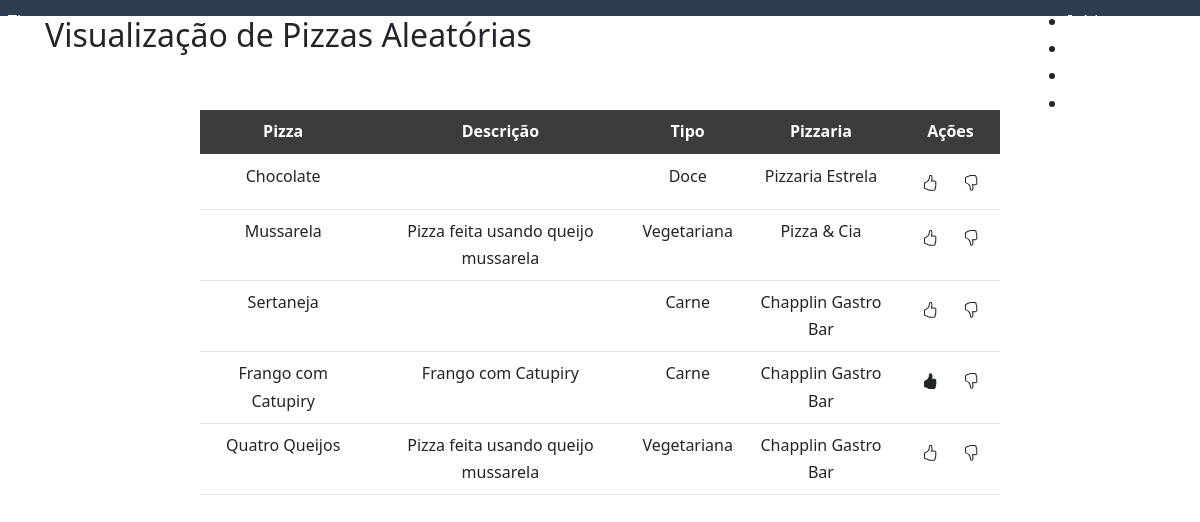
The page /pizzas/random/ (signed in) on the database its author committed.
### pizza/models.py (models this page shows, shortened)
class Pizza(models.Model):
    CHOICES = (
        ('CA', 'Carne'),
        ('VE', 'Vegetariana'),
        ('VG', 'Vegana'),
        ('DC', 'Doce')
    )
    title = models.CharField(max_length=120)
    description = models.CharField(max_length=120, blank=True)
    type = models.CharField(max_length=20, choices=CHOICES, default="")
    thumbnail_url = models.URLField(default="", blank=True)
    approved = models.BooleanField(default=False)
    creator = models.ForeignKey(Pizzeria, on_delete=models.CASCADE, default="")
    class Meta:
        verbose_name = 'Pizza'
        verbose_name_plural = 'Pizzas'
        ordering = ['creator', 'title']

class Pizzeria(models.Model):
    name = models.CharField(max_length=120, default="")
    owner = models.ForeignKey(UserProfile, on_delete=models.CASCADE)
    address = models.CharField(max_length=512, default="", blank=True)
    phone = models.CharField(max_length=40, default="", blank=True)
    def __str__(self):
        return self.name
    class Meta:
        verbose_name = 'Pizzeria'
        verbose_name_plural = 'Pizzerias'
        ordering = ['name', 'owner']

### pizza/views.py (the view)
# urls.py: path('random/', random, name='random'),
@login_required(login_url='entrar/')
def random(request):
    content = {'pizzas': Pizza.objects.order_by('?')[:5]}
    template_name = 'random.html'
    content['like'], content['dislike'] = like_deslike()
    return render(request, template_name, content)

### pizza/views.py (called while the page is built)
def like_deslike():
    content = {'likes': Likes.objects.all().values('pizza'),
               'dislikes': Dislikes.objects.all().values('pizza'), 'like': [], 'dislike': []}
    for like in content['likes']:
        for pizza, id in like.items():
            content['like'].append(id)
    for dislike in content['dislikes']:
        for pizza, id in dislike.items():
            content['dislike'].append(id)
    return content['like'], content['dislike']

### pizza/templates/random.html (shortened to what this page needs)
{% extends 'base.html' %}
{% block content %}
<h2>Visualização de Pizzas Aleatórias</h2>
<div class="col-8 m-auto pt-5 text-center">
    <table class="table">
        <thead>
            <tr style="background-color: #3d3c3c; color:#fff">
                <th scope="col">Pizza</th>
                <th scope="col">Descrição</th>
                <th scope="col">Tipo</th>
                <th scope="col">Pizzaria</th>
                <th scope="col">Ações</th>
            </tr>
        </thead>
        <tbody>
        {% for pizza in pizzas %}
            <tr>
                <td>{{ pizza.title }}</td>
                <td>{{ pizza.description }}</td>
                {% if pizza.type == 'CA' %}
                <td>Carne</td>
                {% elif pizza.type == 'VE' %}
                <td>Vegetariana</td>
                {% elif pizza.type == 'VG' %}
                <td>Vegana</td>
                {% elif pizza.type == 'DC' %}
                <td>Doce</td>
                {% endif %}
                <td>{{ pizza.creator }}</td>
                <td>
                    <div class="btn-group">
                    {% if pizza.id in like %}
                        <a href="/pizzas/remove_like/{{pizza.id}}/" id="btn-like-fill" class="btn btn-default"></a>
                    {% else %}
                        <a href="/pizzas/set_like/{{pizza.id}}/" id="btn-like" class="btn btn-default"></a>
                    {% endif %}
                    {% if pizza.id in dislike %}
                         <a href="/pizzas/remove_dislike/{{pizza.id}}/" id="btn-dislike-fill" class="btn btn-default"><svg xmlns="http://www.w3.org/2000/svg" width="16" height="16" fill="currentColor" class="bi bi-hand-thumbs-down-fill" viewBox="0 0 16 16">
                          <path d="M6.956 14.534c.065.936.952 1.659 1.908 1.42l.261-.065a1.378 1.378 0 0 0 1.012-.965c.22-.816.533-2.512.062-4.51.136.02.285.037.443.051.713.065 1.669.071 2.516-.211.518-.173.994-.68 1.2-1.272a1.896 1.896 0 0 0-.234-1.734c.058-.118.103-.242.138-.362.077-.27.113-.568.113-.856 0-.29-.036-.586-.113-.857a2.094 2.094 0 0 0-.16-.403c.169-.387.107-.82-.003-1.149a3.162 3.162 0 0 0-.488-.9c.054-.153.076-.313.076-.465a1.86 1.86 0 0 0-.253-.912C13.1.757 12.437.28 11.5.28H8c-.605 0-1.07.08-1.466.217a4.823 4.823 0 0 0-.97.485l-.048.029c-.504.308-.999.61-2.068.723C2.682 1.815 2 2.434 2 3.279v4c0 .851.685 1.433 1.357 1.616.849.232 1.574.787 2.132 1.41.56.626.914 1.28 1.039 1.638.199.575.356 1.54.428 2.591z"/>
                        </svg></a>
                    {% else %}
                        <a href="/pizzas/set_dislike/{{pizza.id}}/" id="btn-dislike" class="btn btn-default"></a>
                    {% endif %}
                    </div>
                </td>
            </tr>
        {% endfor %}
        </tbody>
    </table>
</div>
{% endblock %}

### pizza/static/css/styles.css (style rules this page uses)
* { -webkit-box-sizing: border-box; -moz-box-sizing: border-box; box-sizing: border-box; }
body { margin: 0 auto; line-height: 1.7em; }
a { color: #3b8bba; }

### rows shown on the page
Pizza: title "Chocolate", type "Doce", creator "Pizzaria Estrela"
Pizza: title "Mussarela", description "Pizza feita usando queijo mussarela", type "Vegetariana", creator "Pizza & Cia"
Pizza: title "Sertaneja", type "Carne", creator "Chapplin Gastro Bar"
Pizza: title "Frango com Catupiry", description "Frango com Catupiry", type "Carne", creator "Chapplin Gastro Bar"
Pizza: title "Quatro Queijos", description "Pizza feita usando queijo mussarela", type "Vegetariana", creator "Chapplin Gastro Bar"
